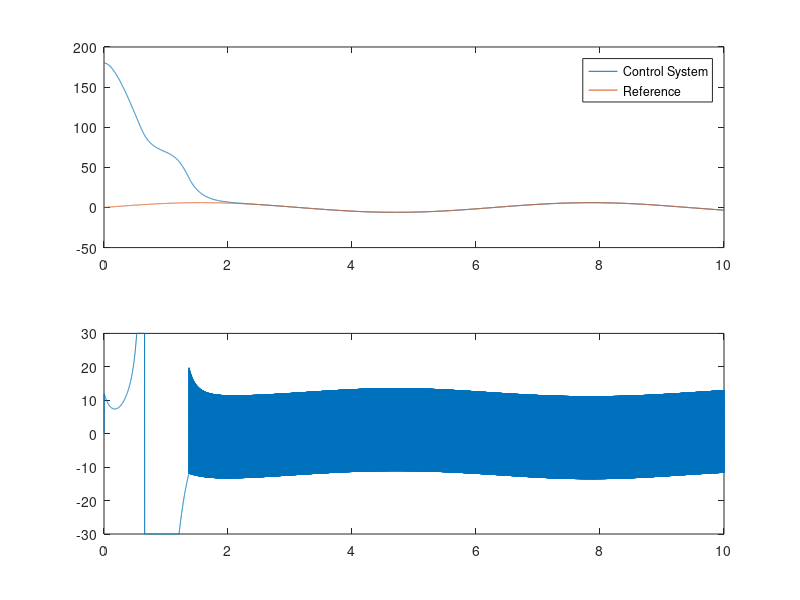

MATLAB code for this plot:
%% Sliding Mode Control of Inverted Pendulum on Cart

clc; clear all; close all;

%% System Model

%  States: x = [x1, x2]^T = [theta, thetaDot]^T
%
%  | x1 | = |           x2           |
%  | x2 |   | f(x1, x2) + b(x1, x2)u |
%
%  f(x1, x2) = ((M + m) * g * sin(x1) - m * l * x2^2sin(x1)cos(x1)) / ...
%              ((4 / 3) * (M + m) * l - m * g * l * cos^2(x1))
%  b(x1, x2) = cos(x1) / ((4 / 3) * (M + m) * l - m * g * l * cos^2(x1))

%% Controller Design



%% System Specifications

M     = 1; % kg
m     = 0.1; % kg
l     = 0.5; % m
g     = 9.81; % m / s

%% Control System Simulation
x1 = pi; x2 = 0;
x = [pi; 0];
lambda = 5; k = 18;
controlSaturation = 30;

dt = 0.001;
t = dt:dt:10;

x1Des = (pi / 30) .* sin(t);
x2Des = (pi / 30) .* cos(t);
x2DesDot = -(pi / 30) .* sin(t);

for i = 2:length(t)

    e = x1(i - 1) - x1Des(i);
    eDot = x2(i - 1) - x2Des(i);

    s = lambda * e + eDot;
    f = ((M + m) * g * sin(x1(i - 1)) - m * l * x2(i - 1)^2 * sin(x1(i - 1)) * cos(x1(i - 1))) / ((4 / 3) * (M + m) * l - m * l * cos(x1(i - 1))^2);
    b = cos(x1(i - 1)) / ((4 / 3) * (M + m) * l - m * l * cos(x1(i - 1))^2);
    h = lambda * (x2(i - 1) - x2Des(i)) + (f - x2DesDot(i));
    u(:, i) = -(1 / b) * (h + k * sign(s));
    if abs((u(i))) > controlSaturation
        u(i) = sign(u(i)) * controlSaturation;
    end

    xDot1 = x(2, i - 1);
    xDot2 = f + b * u(:, i);
    x1(:, i) = x1(:, i - 1) + xDot1 * dt;
    x2(:, i) = x2(:, i - 1) + xDot2 * dt;
    x(:, i) = [x1(:, i); x2(:, i)];

end


figure()
subplot(2, 1, 1)
plot(t, rad2deg(x1))
hold on
plot(t, rad2deg(x1Des))
legend('Control System', 'Reference')
subplot(2, 1, 2)
plot(t, u)
